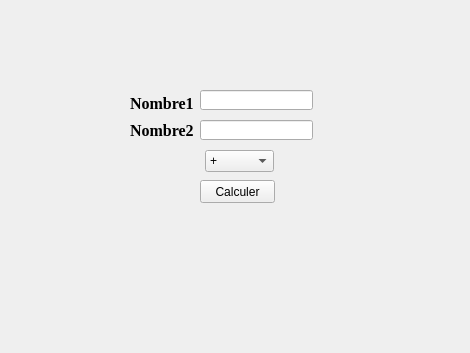
<?xml version="1.0" encoding="UTF-8"?>
<ui version="4.0">
 <class>Form</class>
 <widget class="QWidget" name="Form">
  <property name="geometry">
   <rect>
    <x>0</x>
    <y>0</y>
    <width>470</width>
    <height>353</height>
   </rect>
  </property>
  <property name="windowTitle">
   <string>Form</string>
  </property>
  <widget class="QLineEdit" name="nombre1">
   <property name="geometry">
    <rect>
     <x>200</x>
     <y>90</y>
     <width>113</width>
     <height>20</height>
    </rect>
   </property>
  </widget>
  <widget class="QLineEdit" name="nombre2">
   <property name="geometry">
    <rect>
     <x>200</x>
     <y>120</y>
     <width>113</width>
     <height>20</height>
    </rect>
   </property>
  </widget>
  <widget class="QLabel" name="label">
   <property name="geometry">
    <rect>
     <x>130</x>
     <y>95</y>
     <width>71</width>
     <height>16</height>
    </rect>
   </property>
   <property name="font">
    <font>
     <family>Times New Roman</family>
     <pointsize>12</pointsize>
     <weight>75</weight>
     <bold>true</bold>
    </font>
   </property>
   <property name="text">
    <string>Nombre1</string>
   </property>
  </widget>
  <widget class="QLabel" name="label_2">
   <property name="geometry">
    <rect>
     <x>130</x>
     <y>122</y>
     <width>71</width>
     <height>16</height>
    </rect>
   </property>
   <property name="font">
    <font>
     <family>Times New Roman</family>
     <pointsize>12</pointsize>
     <weight>75</weight>
     <bold>true</bold>
    </font>
   </property>
   <property name="text">
    <string>Nombre2</string>
   </property>
  </widget>
  <widget class="QPushButton" name="addition">
   <property name="geometry">
    <rect>
     <x>200</x>
     <y>180</y>
     <width>75</width>
     <height>23</height>
    </rect>
   </property>
   <property name="text">
    <string>Calculer</string>
   </property>
  </widget>
  <widget class="QLabel" name="resultat">
   <property name="geometry">
    <rect>
     <x>150</x>
     <y>220</y>
     <width>171</width>
     <height>20</height>
    </rect>
   </property>
   <property name="font">
    <font>
     <family>Times New Roman</family>
     <pointsize>14</pointsize>
     <weight>75</weight>
     <bold>true</bold>
    </font>
   </property>
   <property name="text">
    <string/>
   </property>
   <property name="alignment">
    <set>Qt::AlignCenter</set>
   </property>
  </widget>
  <widget class="QComboBox" name="operation">
   <property name="geometry">
    <rect>
     <x>205</x>
     <y>150</y>
     <width>69</width>
     <height>22</height>
    </rect>
   </property>
   <item>
    <property name="text">
     <string>+</string>
    </property>
   </item>
   <item>
    <property name="text">
     <string>-</string>
    </property>
   </item>
   <item>
    <property name="text">
     <string>x</string>
    </property>
   </item>
   <item>
    <property name="text">
     <string>/</string>
    </property>
   </item>
  </widget>
 </widget>
 <resources/>
 <connections/>
</ui>
